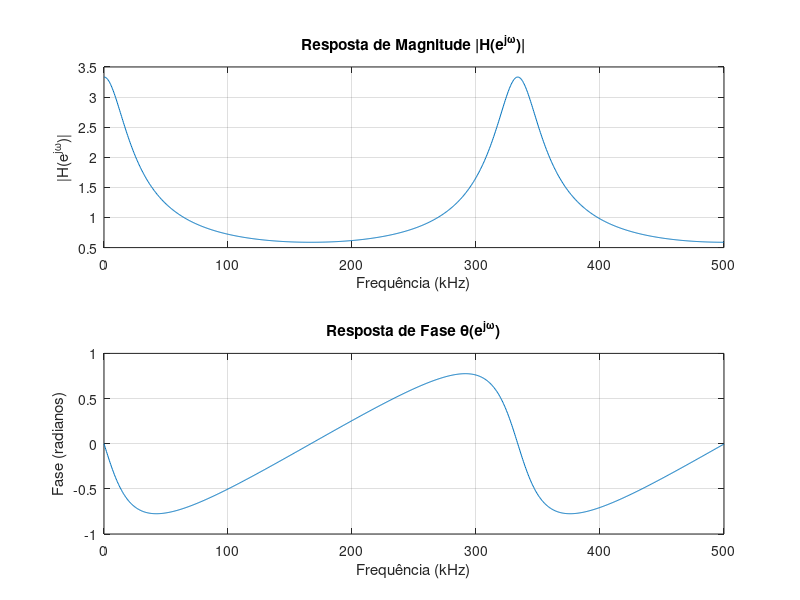
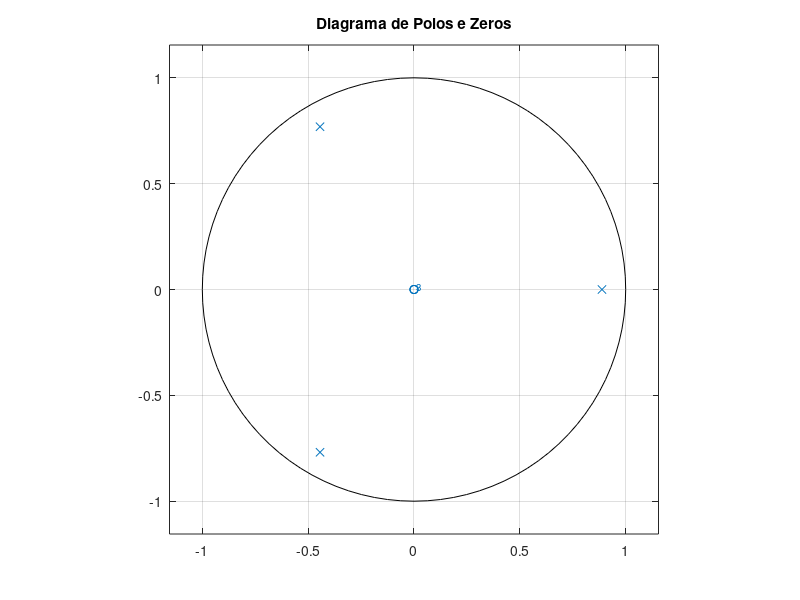

MATLAB code for these plots, in order:
clc; clear; close all;

L = 3;
alpha = 0.7;

fs = 1000;

numerator = 1;
denominator = [1, zeros(1, L-1), -alpha];
H = tf(numerator, denominator, 1/fs);


omega = linspace(0, pi, 1024);
f = omega * fs / (2*pi);

[H_freq, w] = freqz(numerator, denominator, 1024, fs);


figure;
subplot(2,1,1);
plot(f, abs(H_freq));
title('Resposta de Magnitude |H(e^{j\omega})|');
xlabel('Frequência (kHz)');
ylabel('|H(e^{j\omega})|');
grid on;


subplot(2,1,2);
plot(f, angle(H_freq));
title('Resposta de Fase θ(e^{j\omega})');
xlabel('Frequência (kHz)');
ylabel('Fase (radianos)');
grid on;

figure;
zplane(numerator, denominator);
title('Diagrama de Polos e Zeros');
grid on;
